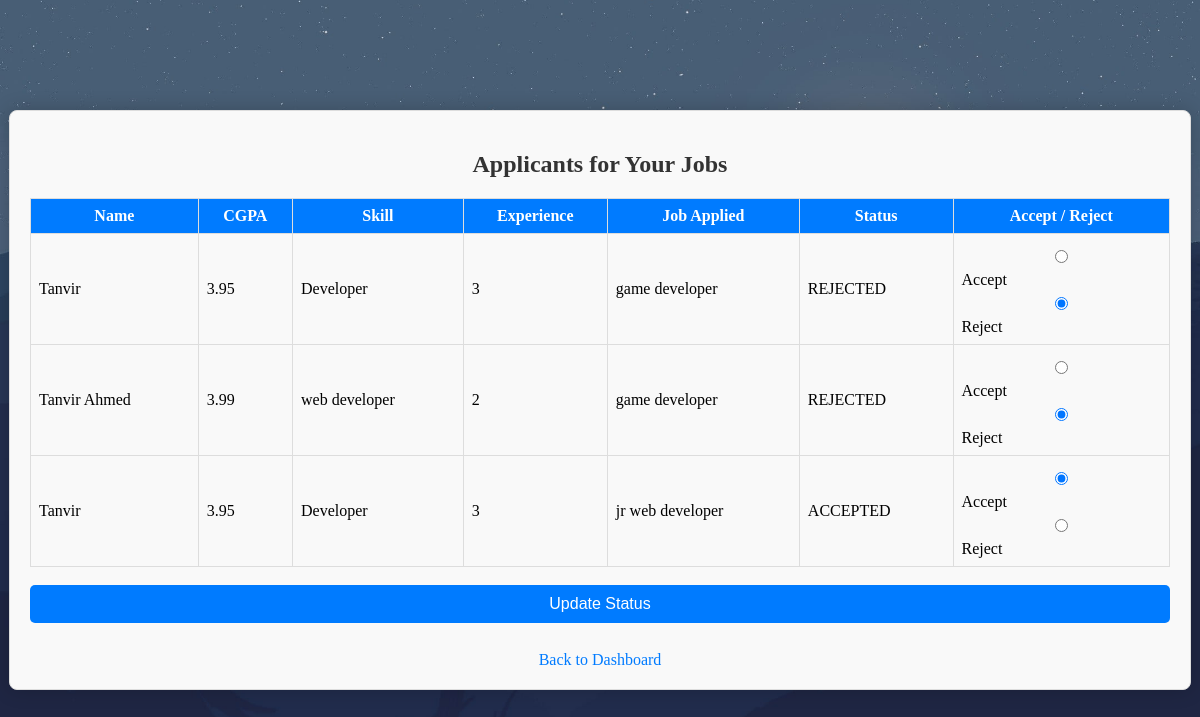
Page /company/view_applicants.php (signed in) on the committed database.
### tables this page shows
CREATE TABLE `application` (
  `APPLICATION_ID` int(11) NOT NULL,
  `USER_ID` int(11) NOT NULL,
  `OPPORTUNITY_ID` int(11) NOT NULL,
  `STATUS` enum('PENDING','ACCEPTED','REJECTED') NOT NULL,
  `APPLIED_ON` date NOT NULL DEFAULT curdate()
);

CREATE TABLE `user` (
  `ID` int(11) NOT NULL,
  `NAME` varchar(100) NOT NULL,
  `username` varchar(100) NOT NULL,
  `password` varchar(255) NOT NULL,
  `CGPA` decimal(3,2) NOT NULL,
  `SKILL` varchar(256) NOT NULL,
  `EXPERIENCE` int(11) NOT NULL,
  `department` varchar(100) DEFAULT 'CSE',
  `status` enum('ONGOING','GRADUATED') DEFAULT 'ONGOING'
);

CREATE TABLE `opportunity` (
  `OPPORTUNITY_ID` int(11) NOT NULL,
  `TITLE` varchar(200) NOT NULL,
  `DEADLINE` date DEFAULT NULL,
  `REQ_CGPA` decimal(3,2) DEFAULT NULL,
  `EXPERIENCE` int(11) DEFAULT 0,
  `LOCATION` varchar(100) DEFAULT NULL,
  `DURATION` varchar(50) DEFAULT NULL,
  `STIPEND` decimal(10,2) DEFAULT NULL,
  `SALARY` decimal(10,2) DEFAULT NULL,
  `TYPE` enum('JOB','INTERNSHIP') NOT NULL,
  `COMPANY_ID` int(11) NOT NULL
);

### company/view_applicants.php (the view, shortened to what this page needs)
<?php
require '../DBconnect.php';
$company_id = $_SESSION['company_id'];
$sql = "
SELECT
    a.application_id,
    u.name AS user_name,
    u.CGPA,
    u.skill,
    u.experience,
    o.TITLE AS job_title,
    a.status
FROM application a
JOIN user u ON a.user_id = u.ID
JOIN opportunity o ON a.opportunity_id = o.OPPORTUNITY_ID
WHERE o.COMPANY_ID = ?
ORDER BY o.OPPORTUNITY_ID DESC
";
$stmt = $conn->prepare($sql);
$stmt->bind_param("i", $company_id);
$stmt->execute();
$result = $stmt->get_result();
?>
<!DOCTYPE html>
<html>
<head>
    <link rel="stylesheet" href="../css/style.css">
</head>
<body>
<div class="form-box">
    <h2>Applicants for Your Jobs</h2>
    <?php if($result->num_rows === 0): ?>
        <p>No applicants found.</p>
    <?php else: ?>
    <form method="POST">
        <table class="applicants-table">
            <tr>
                <th>Name</th>
                <th>CGPA</th>
                <th>Skill</th>
                <th>Experience</th>
                <th>Job Applied</th>
                <th>Status</th>
                <th>Accept / Reject</th>
            </tr>
            <?php while($row = $result->fetch_assoc()): ?>
                <tr>
                    <td><?= htmlspecialchars($row['user_name']) ?></td>
                    <td><?= $row['CGPA'] ?></td>
                    <td><?= htmlspecialchars($row['skill']) ?></td>
                    <td><?= $row['experience'] ?></td>
                    <td><?= htmlspecialchars($row['job_title']) ?></td>
                    <td><?= $row['status'] ?></td>
                    <td>
                        <label>
                            <input type="radio" name="status[<?= $row['application_id'] ?>]" value="ACCEPTED" <?= $row['status'] === 'ACCEPTED' ? 'checked' : '' ?>>
                            Accept
                        </label>
                        <label>
                            <input type="radio" name="status[<?= $row['application_id'] ?>]" value="REJECTED" <?= $row['status'] === 'REJECTED' ? 'checked' : '' ?>>
                            Reject
                        </label>
                    </td>
                </tr>
            <?php endwhile; ?>
        </table>
        <br>
        <button type="submit">Update Status</button>
    </form>
    <?php endif; ?>
    <br>
    <a href="dashboard.php">Back to Dashboard</a>
</div>
</body>
</html>

### css/style.css (style rules this page uses)
body { background: url('../Image/background.jpg') no-repeat center center fixed; background-size: cover; display: flex; justify-content: center; align-items: center; height: 100vh; margin: 0; }
.form-box { background: rgba(255, 255, 255, 0.95); padding: 25px; width: 380px; border-radius: 8px; box-shadow: 0 0 20px rgba(0,0,0,0.2); }
.form-box h2 { text-align: center; margin-bottom: 20px; color: #333; }
.form-box input, .form-box select { width: 100%; padding: 10px; margin: 8px 0; border: 1px solid #ccc; border-radius: 5px; }
.form-box button { width: 100%; padding: 10px; background: #007bff; border: none; color: white; font-size: 16px; border-radius: 5px; cursor: pointer; }
.form-box a { display: block; text-align: center; margin-top: 10px; color: #007bff; text-decoration: none; }

### company/view_applicants.php (style rules this page uses)
.applicants-table { width:100%; border-collapse: collapse; }
.applicants-table th, .applicants-table td { border:1px solid #ddd; padding:8px; }
.applicants-table th { background-color:#007bff; color:white; }
.form-box { width: 95%; margin: 20px auto; padding: 20px; border:1px solid #ddd; border-radius:8px; background:#f9f9f9; }
button { padding:8px 15px; background:#28a745; color:white; border:none; border-radius:4px; cursor:pointer; }

### rows in the picture
application: USER_ID.NAME "Tanvir", USER_ID.CGPA "3.95", USER_ID.SKILL "Developer", USER_ID.EXPERIENCE "3", OPPORTUNITY_ID.TITLE "game developer", STATUS "REJECTED", STATUS "☐ Accept", STATUS "☑ Reject"
application: USER_ID.NAME "Tanvir Ahmed", USER_ID.CGPA "3.99", USER_ID.SKILL "web developer", USER_ID.EXPERIENCE "2", OPPORTUNITY_ID.TITLE "game developer", STATUS "REJECTED", STATUS "☐ Accept", STATUS "☑ Reject"
application: USER_ID.NAME "Tanvir", USER_ID.CGPA "3.95", USER_ID.SKILL "Developer", USER_ID.EXPERIENCE "3", OPPORTUNITY_ID.TITLE "jr web developer", STATUS "ACCEPTED", STATUS "☑ Accept", STATUS "☐ Reject"
